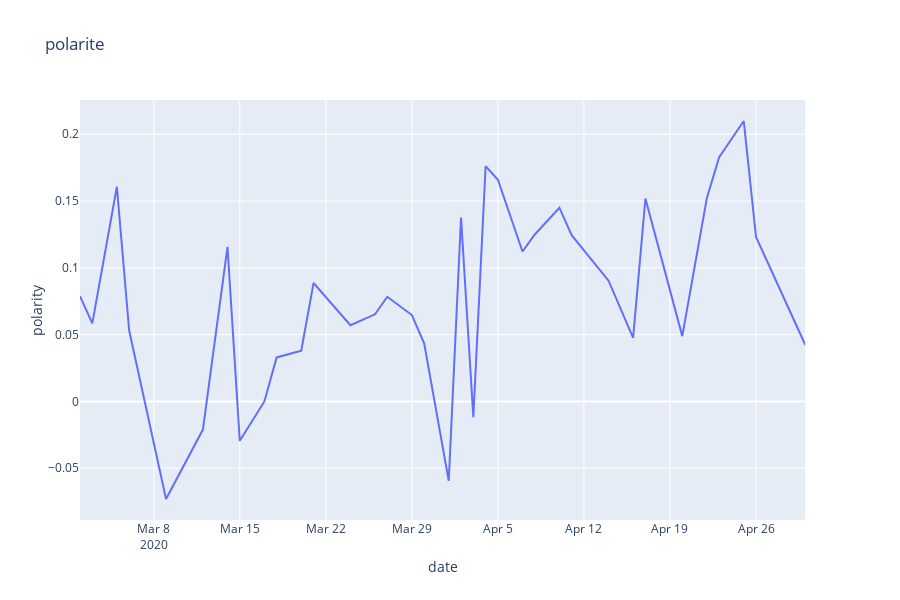

Notebook cell for this chart:
### Code cell
d=pd.DataFrame(df.groupby('date')['polarity'].mean())
d=d.reset_index()
d['date']=pd.to_datetime(d['date'])
d=d.sort_values(by='date')
fig = px.line(d, x=d.date, y=d.polarity, title='polarite')
fig.show()

### Figure 1 — Plotly figure (JSON) as saved in the notebook; plotly's stock layout.template omitted (floating-point values rounded to 4 significant figures)
{"data": [{"hoverlabel": {"namelength": 0}, "hovertemplate": "date=%{x}<br>polarity=%{y}", "legendgroup": "", "line": {"color": "#636efa", "dash": "solid"}, "mode": "lines", "name": "", "showlegend": false, "type": "scatter", "x": ["2020-03-02T00:00:00", "2020-03-03T00:00:00", "2020-03-05T00:00:00", "2020-03-06T00:00:00", "2020-03-09T00:00:00", "2020-03-12T00:00:00", "2020-03-14T00:00:00", "2020-03-15T00:00:00", "2020-03-17T00:00:00", "2020-03-18T00:00:00", "2020-03-20T00:00:00", "2020-03-21T00:00:00", "2020-03-24T00:00:00", "2020-03-26T00:00:00", "2020-03-27T00:00:00", "2020-03-29T00:00:00", "2020-03-30T00:00:00", "2020-04-01T00:00:00", "2020-04-02T00:00:00", "2020-04-03T00:00:00", "2020-04-04T00:00:00", "2020-04-05T00:00:00", "2020-04-07T00:00:00", "2020-04-08T00:00:00", "2020-04-10T00:00:00", "2020-04-11T00:00:00", "2020-04-14T00:00:00", "2020-04-16T00:00:00", "2020-04-17T00:00:00", "2020-04-20T00:00:00", "2020-04-22T00:00:00", "2020-04-23T00:00:00", "2020-04-25T00:00:00", "2020-04-26T00:00:00", "2020-04-30T00:00:00"], "xaxis": "x", "y": [0.07882, 0.05844, 0.1607, 0.05312, -0.07303, -0.02107, 0.1157, -0.02948, 0, 0.03295, 0.03805, 0.08867, 0.05706, 0.06522, 0.07833, 0.06468, 0.04357, -0.05941, 0.1376, -0.01172, 0.1761, 0.1659, 0.1122, 0.125, 0.145, 0.1245, 0.09038, 0.04762, 0.1518, 0.04889, 0.1523, 0.1828, 0.2099, 0.1232, 0.04243], "yaxis": "y"}], "layout": {"height": 600, "legend": {"tracegroupgap": 0}, "title": {"text": "polarite"}, "xaxis": {"anchor": "y", "domain": [0, 0.98], "title": {"text": "date"}}, "yaxis": {"anchor": "x", "domain": [0, 1], "title": {"text": "polarity"}}}}
